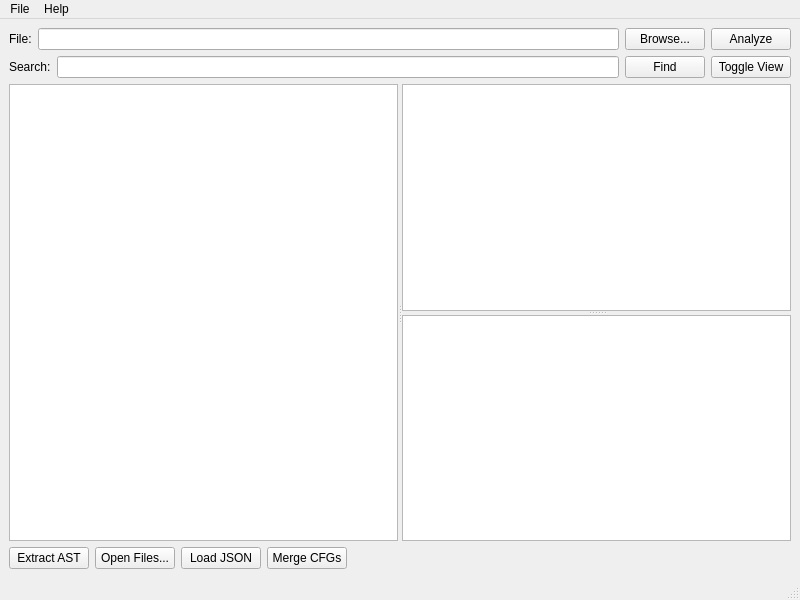
<?xml version="1.0" encoding="UTF-8"?>
<ui version="4.0">
  <class>MainWindow</class>
  <widget class="QMainWindow" name="MainWindow">
    <property name="geometry">
      <rect>
        <x>0</x>
        <y>0</y>
        <width>800</width>
        <height>600</height>
      </rect>
    </property>
    <property name="windowTitle">
      <string>CFG Parser</string>
    </property>
    <widget class="QWidget" name="centralwidget">
      <layout class="QVBoxLayout" name="verticalLayout">
        <item>
          <layout class="QHBoxLayout" name="horizontalLayout">
            <item>
              <widget class="QLabel" name="label">
                <property name="text">
                  <string>File:</string>
                </property>
              </widget>
            </item>
            <item>
              <widget class="QLineEdit" name="filePathEdit"/>
            </item>
            <item>
              <widget class="QPushButton" name="browseButton">
                <property name="text">
                  <string>Browse...</string>
                </property>
              </widget>
            </item>
            <item>
              <widget class="QPushButton" name="analyzeButton">
                <property name="text">
                  <string>Analyze</string>
                </property>
              </widget>
            </item>
          </layout>
        </item>
        <item>
          <layout class="QHBoxLayout" name="horizontalLayout_2">
            <item>
              <widget class="QLabel" name="label_2">
                <property name="text">
                  <string>Search:</string>
                </property>
              </widget>
            </item>
            <item>
              <widget class="QLineEdit" name="search"/>
            </item>
            <item>
              <widget class="QPushButton" name="searchButton">
                <property name="text">
                  <string>Find</string>
                </property>
              </widget>
            </item>
            <item>
              <widget class="QPushButton" name="toggleFunctionGraph">
                <property name="text">
                  <string>Toggle View</string>
                </property>
              </widget>
            </item>
          </layout>
        </item>
        <item>
          <widget class="QSplitter" name="splitter">
            <property name="orientation">
              <enum>Qt::Horizontal</enum>
            </property>
            <widget class="QListWidget" name="fileList"/>
            <widget class="QSplitter" name="splitter_2">
              <property name="orientation">
                <enum>Qt::Vertical</enum>
              </property>
              <widget class="QGraphicsView" name="graphicsView"/>
              <widget class="QTextEdit" name="reportTextEdit"/>
            </widget>
          </widget>
        </item>
        <item>
          <layout class="QHBoxLayout" name="horizontalLayout_3">
            <item>
              <widget class="QPushButton" name="extractAstButton">
                <property name="text">
                  <string>Extract AST</string>
                </property>
              </widget>
            </item>
            <item>
              <widget class="QPushButton" name="openFilesButton">
                <property name="text">
                  <string>Open Files...</string>
                </property>
              </widget>
            </item>
            <item>
              <widget class="QPushButton" name="loadJsonButton">
                <property name="text">
                  <string>Load JSON</string>
                </property>
              </widget>
            </item>
            <item>
              <widget class="QPushButton" name="mergeCfgsButton">
                <property name="text">
                  <string>Merge CFGs</string>
                </property>
              </widget>
            </item>
            <item>
              <spacer name="horizontalSpacer">
                <property name="orientation">
                  <enum>Qt::Horizontal</enum>
                </property>
                <property name="sizeHint" stdset="0">
                  <size>
                    <width>40</width>
                    <height>20</height>
                  </size>
                </property>
              </spacer>
            </item>
          </layout>
        </item>
      </layout>
    </widget>
    <widget class="QMenuBar" name="menubar">
      <property name="geometry">
        <rect>
          <x>0</x>
          <y>0</y>
          <width>800</width>
          <height>22</height>
        </rect>
      </property>
      <widget class="QMenu" name="menuFile">
        <property name="title">
          <string>File</string>
        </property>
        <addaction name="actionOpen"/>
        <addaction name="actionExit"/>
      </widget>
      <widget class="QMenu" name="menuHelp">
        <property name="title">
          <string>Help</string>
        </property>
        <addaction name="actionAbout"/>
      </widget>
      <addaction name="menuFile"/>
      <addaction name="menuHelp"/>
    </widget>
    <widget class="QStatusBar" name="statusbar"/>
    <action name="actionOpen">
      <property name="text">
        <string>Open</string>
      </property>
    </action>
    <action name="actionExit">
      <property name="text">
        <string>Exit</string>
      </property>
    </action>
    <action name="actionAbout">
      <property name="text">
        <string>About</string>
      </property>
    </action>
  </widget>
  <resources/>
  <connections/>
</ui>
